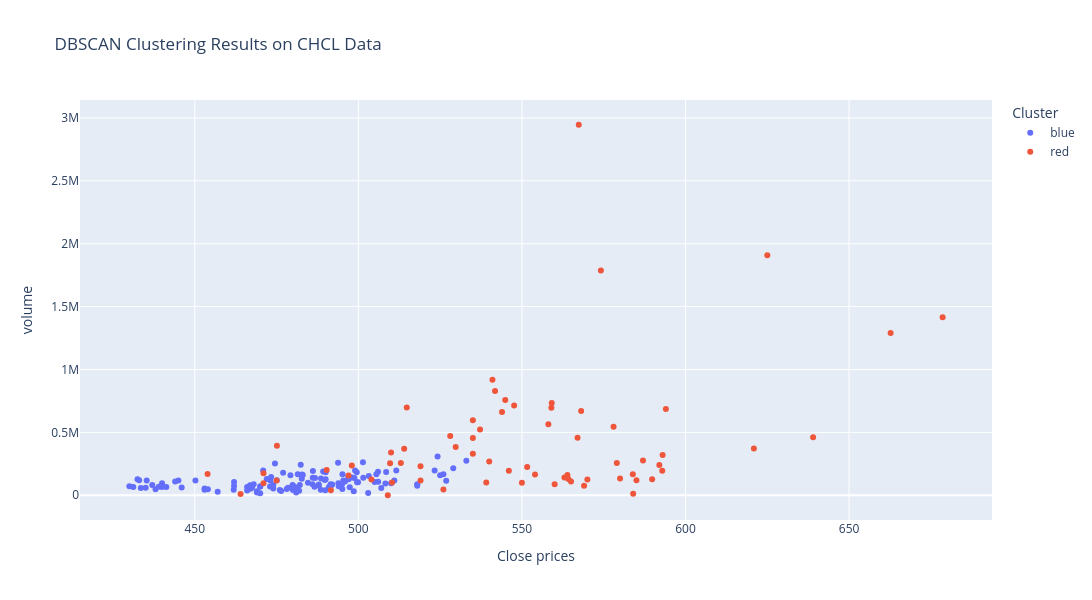

Notebook code for this chart:
### Code cell
import plotly.express as px

fig = px.scatter(
    anomalies_dbscan,
    x="close",
    y="volume",
    color="Color",
    title=f"DBSCAN Clustering Results on {stock_name} Data",
    labels={"Color": "Cluster"},
    hover_data=["returns", "volatility"],  # Add more data to hover
)

# Update layout for better visualization
fig.update_layout(
    xaxis_title="Close prices",
    yaxis_title="volume",
    legend_title="Cluster",
    autosize=False,
    width=1200,
    height=600,
)

# Show the plot
fig.show()
